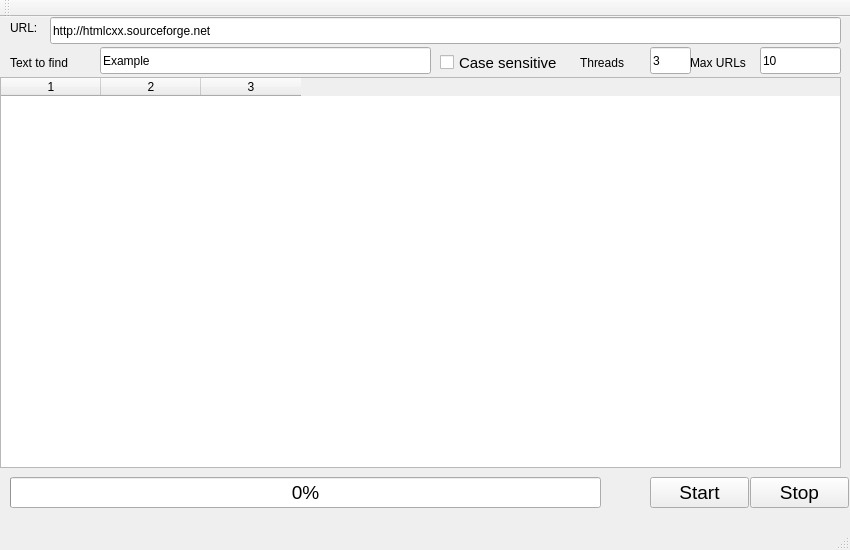
<?xml version="1.0" encoding="UTF-8"?>
<ui version="4.0">
 <class>MainWindow</class>
 <widget class="QMainWindow" name="MainWindow">
  <property name="geometry">
   <rect>
    <x>0</x>
    <y>0</y>
    <width>850</width>
    <height>550</height>
   </rect>
  </property>
  <property name="sizePolicy">
   <sizepolicy hsizetype="Fixed" vsizetype="Fixed">
    <horstretch>0</horstretch>
    <verstretch>0</verstretch>
   </sizepolicy>
  </property>
  <property name="windowTitle">
   <string>MainWindow</string>
  </property>
  <widget class="QWidget" name="centralWidget">
   <widget class="QLineEdit" name="edit_start_url">
    <property name="geometry">
     <rect>
      <x>50</x>
      <y>0</y>
      <width>791</width>
      <height>27</height>
     </rect>
    </property>
    <property name="text">
     <string>http://htmlcxx.sourceforge.net</string>
    </property>
   </widget>
   <widget class="QLabel" name="label_url">
    <property name="geometry">
     <rect>
      <x>10</x>
      <y>0</y>
      <width>31</width>
      <height>21</height>
     </rect>
    </property>
    <property name="text">
     <string>URL:</string>
    </property>
   </widget>
   <widget class="QPushButton" name="button_start">
    <property name="geometry">
     <rect>
      <x>650</x>
      <y>460</y>
      <width>99</width>
      <height>31</height>
     </rect>
    </property>
    <property name="font">
     <font>
      <pointsize>14</pointsize>
     </font>
    </property>
    <property name="text">
     <string>Start</string>
    </property>
   </widget>
   <widget class="QPushButton" name="button_stop">
    <property name="geometry">
     <rect>
      <x>750</x>
      <y>460</y>
      <width>99</width>
      <height>31</height>
     </rect>
    </property>
    <property name="font">
     <font>
      <pointsize>14</pointsize>
     </font>
    </property>
    <property name="text">
     <string>Stop</string>
    </property>
   </widget>
   <widget class="QLabel" name="label_threads_count">
    <property name="geometry">
     <rect>
      <x>580</x>
      <y>30</y>
      <width>61</width>
      <height>31</height>
     </rect>
    </property>
    <property name="text">
     <string>Threads</string>
    </property>
   </widget>
   <widget class="QLineEdit" name="edit_threads_num">
    <property name="geometry">
     <rect>
      <x>650</x>
      <y>30</y>
      <width>41</width>
      <height>27</height>
     </rect>
    </property>
    <property name="text">
     <string>3</string>
    </property>
    <property name="readOnly">
     <bool>false</bool>
    </property>
   </widget>
   <widget class="QLineEdit" name="edit_max_urls">
    <property name="geometry">
     <rect>
      <x>760</x>
      <y>30</y>
      <width>81</width>
      <height>27</height>
     </rect>
    </property>
    <property name="text">
     <string>10</string>
    </property>
   </widget>
   <widget class="QLabel" name="label_max_urls">
    <property name="geometry">
     <rect>
      <x>690</x>
      <y>30</y>
      <width>71</width>
      <height>31</height>
     </rect>
    </property>
    <property name="text">
     <string>Max URLs</string>
    </property>
   </widget>
   <widget class="QLineEdit" name="edit_text_to_find">
    <property name="geometry">
     <rect>
      <x>100</x>
      <y>30</y>
      <width>331</width>
      <height>27</height>
     </rect>
    </property>
    <property name="text">
     <string>Example</string>
    </property>
   </widget>
   <widget class="QLabel" name="label_text_to_find">
    <property name="geometry">
     <rect>
      <x>10</x>
      <y>30</y>
      <width>81</width>
      <height>31</height>
     </rect>
    </property>
    <property name="text">
     <string>Text to find</string>
    </property>
   </widget>
   <widget class="QProgressBar" name="progressBar">
    <property name="geometry">
     <rect>
      <x>10</x>
      <y>460</y>
      <width>591</width>
      <height>31</height>
     </rect>
    </property>
    <property name="font">
     <font>
      <pointsize>14</pointsize>
     </font>
    </property>
    <property name="value">
     <number>0</number>
    </property>
   </widget>
   <widget class="QTableWidget" name="table">
    <property name="geometry">
     <rect>
      <x>0</x>
      <y>60</y>
      <width>841</width>
      <height>391</height>
     </rect>
    </property>
    <property name="showGrid">
     <bool>true</bool>
    </property>
    <property name="columnCount">
     <number>3</number>
    </property>
    <column/>
    <column/>
    <column/>
   </widget>
   <widget class="QCheckBox" name="caseSensitive">
    <property name="geometry">
     <rect>
      <x>440</x>
      <y>30</y>
      <width>131</width>
      <height>31</height>
     </rect>
    </property>
    <property name="font">
     <font>
      <pointsize>11</pointsize>
      <kerning>true</kerning>
     </font>
    </property>
    <property name="text">
     <string>Case sensitive</string>
    </property>
   </widget>
   <widget class="QLabel" name="loading_bar">
    <property name="geometry">
     <rect>
      <x>610</x>
      <y>460</y>
      <width>41</width>
      <height>31</height>
     </rect>
    </property>
    <property name="text">
     <string/>
    </property>
   </widget>
  </widget>
  <widget class="QMenuBar" name="menuBar">
   <property name="geometry">
    <rect>
     <x>0</x>
     <y>0</y>
     <width>850</width>
     <height>25</height>
    </rect>
   </property>
  </widget>
  <widget class="QToolBar" name="mainToolBar">
   <attribute name="toolBarArea">
    <enum>TopToolBarArea</enum>
   </attribute>
   <attribute name="toolBarBreak">
    <bool>false</bool>
   </attribute>
  </widget>
  <widget class="QStatusBar" name="statusBar"/>
 </widget>
 <layoutdefault spacing="6" margin="11"/>
 <resources/>
 <connections/>
</ui>
